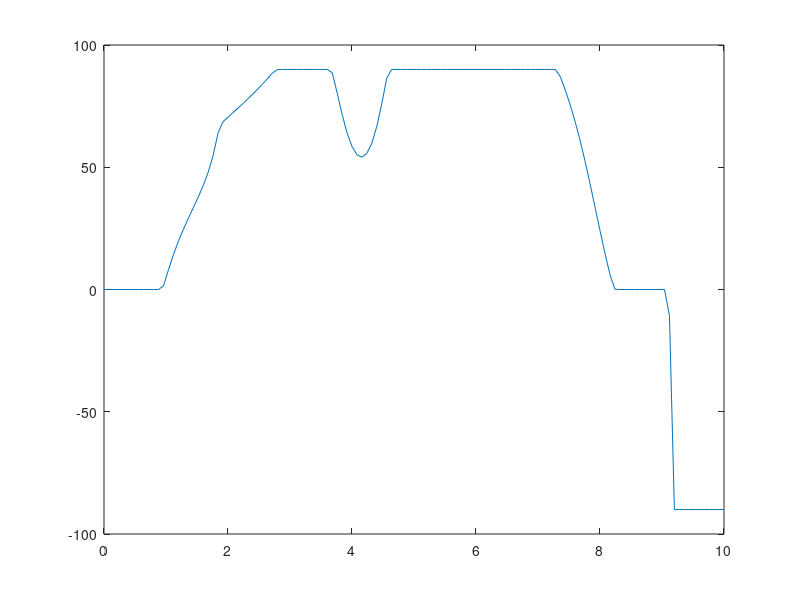
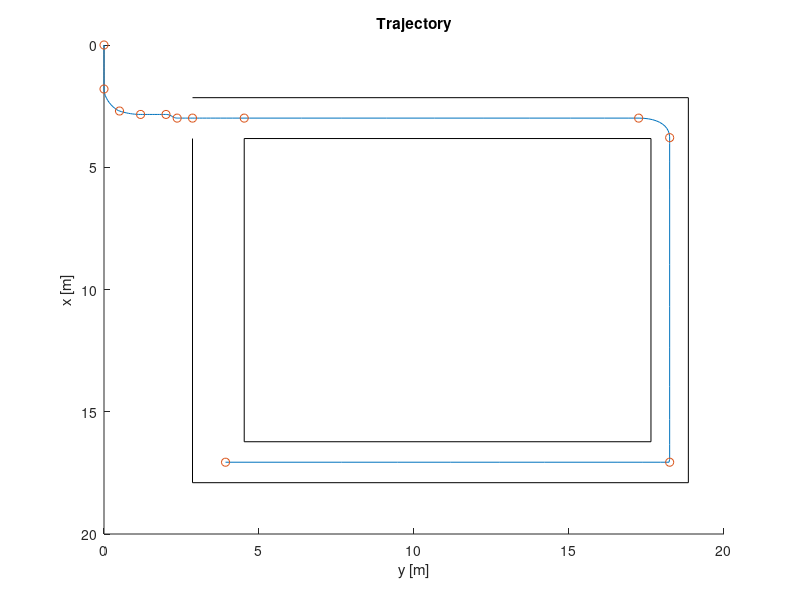

Here is the MATLAB script that generated these plots, in order:
function [t_query, x_ref_pp, y_ref_pp, theta_ref_pp, w_ref_pp] = trajectory_generator
%trajectory_generator: generates the reference trajectory
%   Detailed explanation goes here

% Measured points:
m = [1.671, 1.672, 1.672, 1.672, 1.206, 1.206, 1.209, 1.674, 1.705, ...
     1.203, 1.216, 1.672, 1.576, 1.668, 0.906, 0.972, 1.428, 2.10,...
     1.18,  0.74,  1.18,  0.15,  0.495, 0.20,  15.743,15.767,15.747,...
     15.995];

a = m(28)+2.8550-m(5)/2; b = m(26)-(m(7)+m(12))/2; c = 2.99; d = 2.36+0.495;

measured_points = [0,                                           0;... % [x,y]
                   1.8,                                         0;...
                   2.7,                                     0.5+0;...
                   2.84,                                     1.18;...
                   2.84,                                        2;...
                   2.84+0.15,                              1.18*2;...
                   2.84+0.15,                                   d;... %pontos da sala
                   c,                                     d+m(14);... 
                   c,                                         a-1;...
                   c+0.8,                                       a;...
                   2.99+m(27)-(m(8)+m(4))/2,                    a;...
                   2.99+m(27)-(m(8)+m(4))/2,                  a-b];
                   %17.064-(15.743-(1.216+1.671)/2), 3.9205];   

wid = 1e-6;
figure(3)
line([d+m(14), d+m(28)-m(5)],[c+m(1)/2, c+m(1)/2], 'Color', 'black',...
    'LineWidth', wid)
line([d, d+m(28)],[c-m(1)/2, c-m(1)/2], 'Color', 'black', 'LineWidth', wid)
line([d+m(28)-m(5), d+m(28)-m(5)],[c+m(1)/2, c+m(1)/2+m(27)-m(8)-m(4)],...
     'Color', 'black', 'LineWidth', wid)
line([d+m(28), d+m(28)],[c-m(1)/2, c-m(1)/2+m(27)],'Color', 'black',...
    'LineWidth', wid)
line([d+m(14), d+m(28)-m(5)],...
     [c+m(1)/2+m(27)-m(8)-m(4), c+m(1)/2+m(27)-m(8)-m(4)],'Color',...
     'black', 'LineWidth', wid)
line([d, d+m(28)], [c-m(1)/2+m(27), c-m(1)/2+m(27)],'Color', 'black'...
    , 'LineWidth', wid)
line([d+m(14), d+m(14)],[c+m(1)/2, c+m(1)/2+m(27)-m(8)-m(4)],...
    'Color', 'black', 'LineWidth', wid)
line([d, d],[c+m(1)/2, c-m(1)/2+m(27)],'Color', 'black', 'LineWidth', wid)

t = linspace(0,10,size(measured_points,1));
x_measured = measured_points(:,1);
y_measured = measured_points(:,2);

% Interpolation
Nt = 126;
t_query = linspace(t(1), t(end), Nt)';
x_ref_pp = pchip(t, x_measured, t_query);
y_ref_pp = pchip(t, y_measured, t_query);

theta_ref_pp = zeros(Nt,1);
for i = 2:Nt
    theta_ref_pp(i) = atan2(y_ref_pp(i) - y_ref_pp(i-1),...
                         x_ref_pp(i) - x_ref_pp(i-1));                   
end
w_ref_pp = diff(theta_ref_pp)./diff(t_query);
w_ref_pp = [0; w_ref_pp];

% plotting the results

figure
plot(t_query, theta_ref_pp*180/pi)

figure(3)
hold on
plot(y_ref_pp, x_ref_pp)
set(gca,'Ydir','reverse')
plot(y_measured, x_measured, 'o')
set(gca,'Ydir','reverse')
title('Trajectory')
ylabel('x [m]')
xlabel('y [m]')

end

